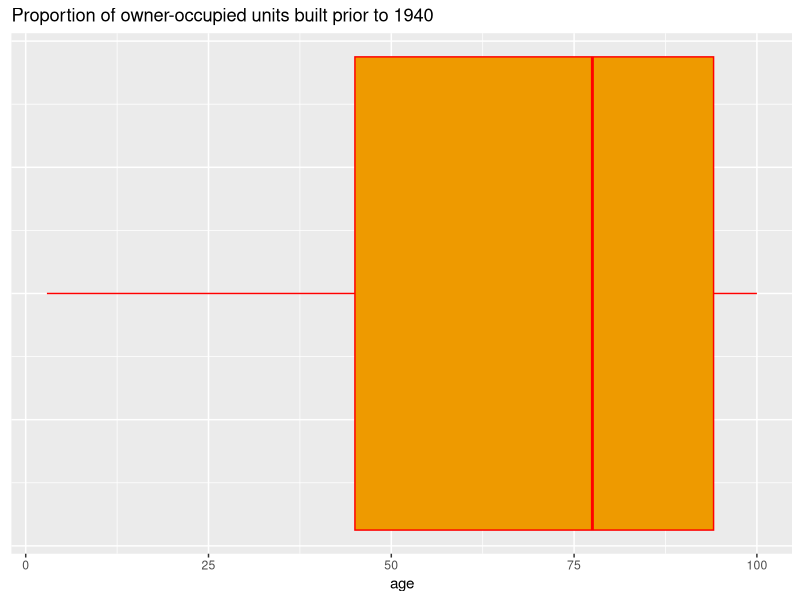
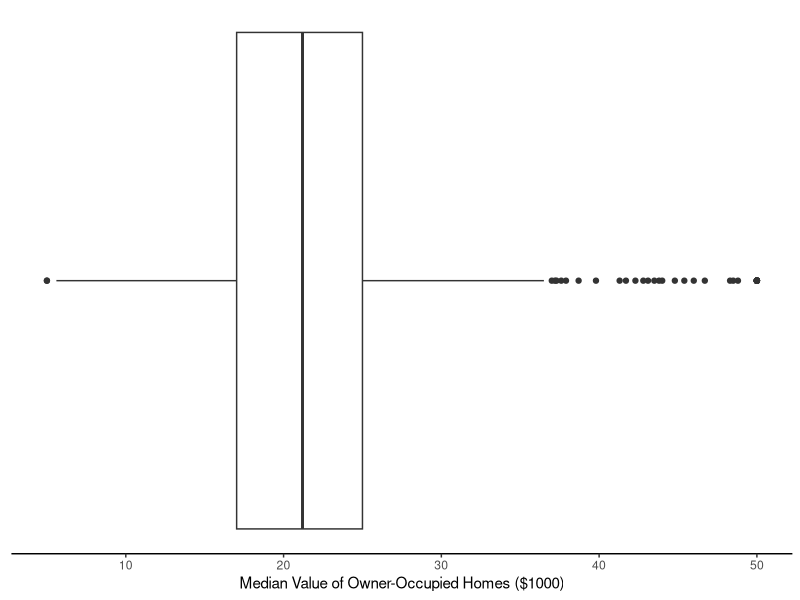
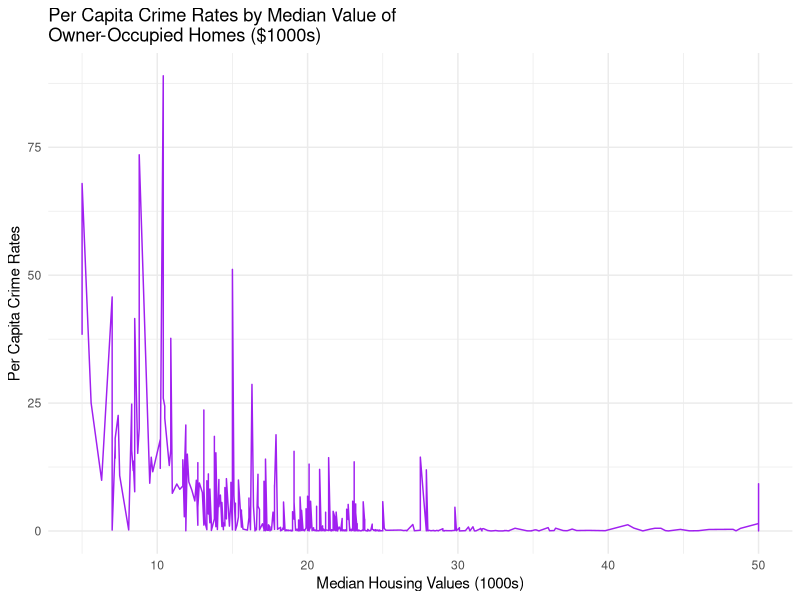

The R source for these figures, in order:
## ---- chunk 1
library(ggplot2)
library(mlbench)
data(BostonHousing2)
## ---- chunk 2
ggplot(data = BostonHousing2,
       aes(x=age)) +
  geom_boxplot(fill = "orange 2", color='red') +
  theme(axis.text.y = element_blank(),
        axis.ticks.y = element_blank(),
        axis.line.y = element_blank()) +
  labs(title = "Proportion of owner-occupied units built prior to 1940", x = "age")
## ---- chunk 3
summary(BostonHousing2)

## ---- chunk 4
ggplot(BostonHousing2, aes(x = medv)) +
  geom_boxplot() + theme_classic() +
  theme(axis.text.y = element_blank(),
        axis.ticks.y = element_blank(),
        axis.line.y = element_blank()) +
  labs(x = "Median Value of Owner-Occupied Homes ($1000)")
## ---- chunk 5
ggplot(BostonHousing2, aes(x = medv, y = crim)) +
  geom_line(color="purple") +
  labs(title = "Per Capita Crime Rates by Median Value of
Owner-Occupied Homes ($1000s)", x = "Median Housing Values (1000s)", y = "Per Capita Crime Rates") + 
  theme_minimal()
